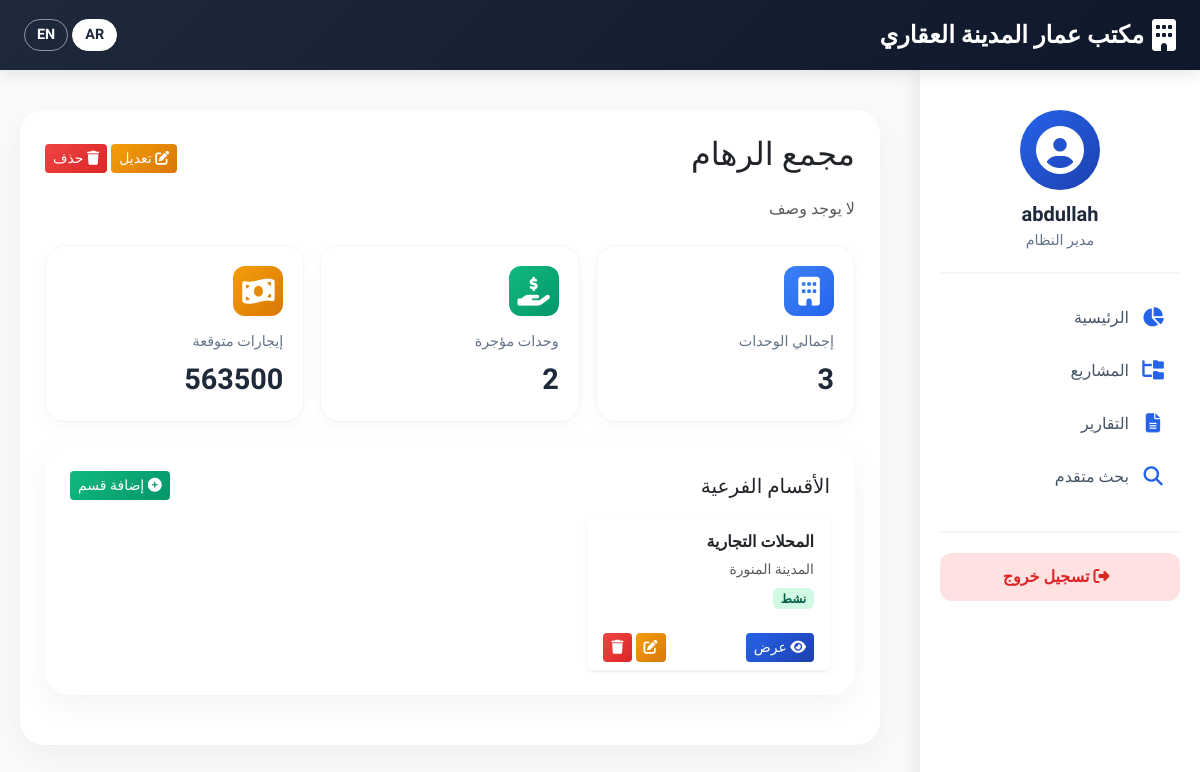
/category/3/ (signed in), run on an earlier commit of the app's database.
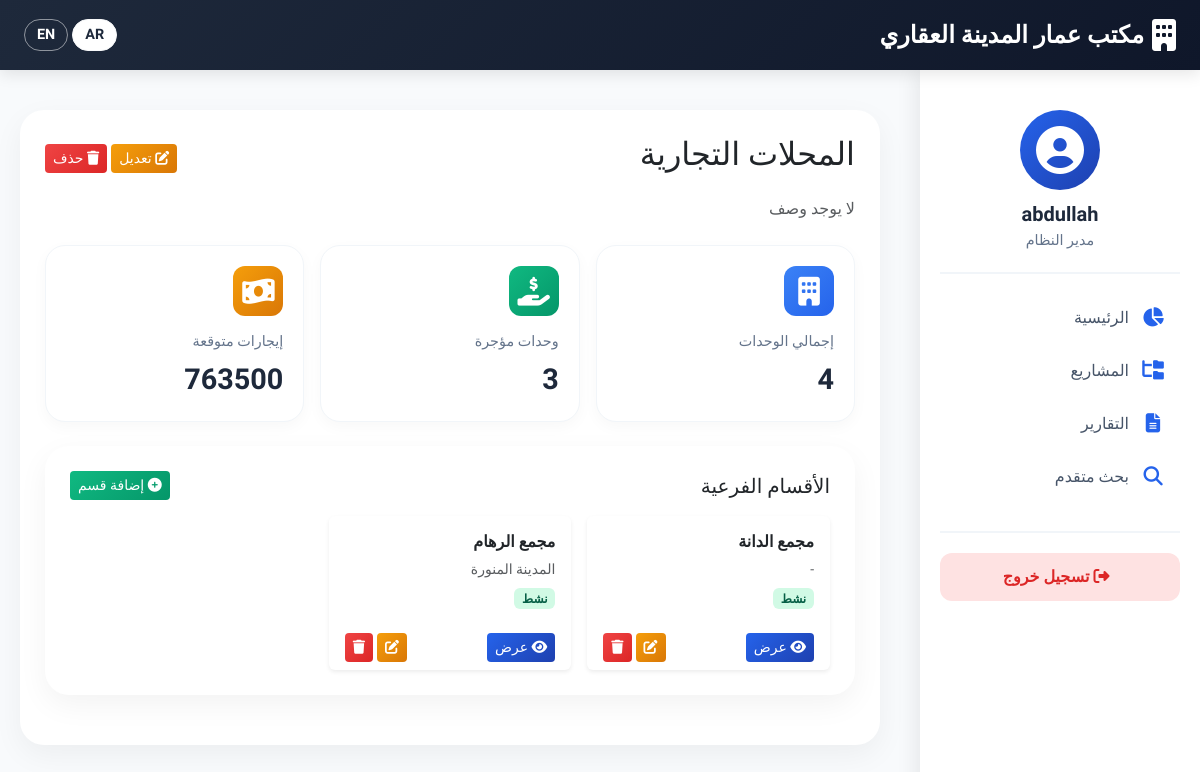
And on a later commit of the database.
### rentals/models.py (models this page shows, shortened)
class MainCategory(models.Model):
    name = models.CharField(max_length=100, unique=True, verbose_name="اسم الفئة الرئيسية")
    description = models.TextField(blank=True, verbose_name="وصف")
    created_at = models.DateTimeField(auto_now_add=True)
    class Meta:
        verbose_name = "فئة رئيسية"
        verbose_name_plural = "الفئات الرئيسية"
        ordering = ['name']

class SubCategory(models.Model):
    main_category = models.ForeignKey(MainCategory, on_delete=models.CASCADE, related_name='subcategories', verbose_name="الفئة الرئيسية")
    name = models.CharField(max_length=200, verbose_name="اسم القسم الداخلي")
    location = models.CharField(max_length=300, verbose_name="الموقع", blank=True)
    description = models.TextField(blank=True, verbose_name="وصف")
    is_active = models.BooleanField(default=True, verbose_name="نشط؟")
    created_at = models.DateTimeField(auto_now_add=True)
    class Meta:
        verbose_name = "قسم داخلي"
        verbose_name_plural = "الأقسام الداخلية"
        ordering = ['main_category', 'name']

### rentals/views.py (the view)
# urls.py: path('category/<int:pk>/', views.main_category_detail, name='main_category_detail'),
@login_required
def main_category_detail(request, pk):
    category = get_object_or_404(MainCategory, pk=pk)
    subcategories = category.subcategories.all()
    units_count = Unit.objects.filter(sub_category__main_category=category).count()
    rented_count = Unit.objects.filter(sub_category__main_category=category, is_rented=True).count()
    contracts = Contract.objects.filter(
        unit__sub_category__main_category=category,
        is_active=True
    )
    total_expected = sum(c.total_expected for c in contracts)
    context = {
        'category': category,
        'subcategories': subcategories,
        'units_count': units_count,
        'rented_count': rented_count,
        'total_expected': total_expected,
    }
    return render(request, 'rentals/main_category_detail.html', context)

### rentals/models.py (called while the page is built)
    @property
    def monthly_rent(self):
        if self.rent_type == 'yearly':
            return self.rent_amount / 12
        return self.rent_amount

    @property
    def tax_amount_monthly(self):
        if self.has_tax:
            return self.monthly_rent * (self.tax_rate / 100)
        return 0

    @property
    def total_monthly_with_tax(self):
        return self.monthly_rent + self.tax_amount_monthly

    @property
    def duration_months(self):
        return self.lease_duration_months

    @property
    def total_expected(self):
        return self.total_monthly_with_tax * self.duration_months

### rentals/templates/rentals/main_category_detail.html (shortened to what this page needs)
{% extends 'rentals/base.html' %}
{% load i18n %}
{% block content %}
<div class="container-fluid px-0">
    <div class="d-flex justify-content-between align-items-center mb-3">
        <h2>{{ category.name }}</h2>
        <div>
            <a href="{% url 'edit_main_category' category.id %}" class="btn btn-warning-custom btn-sm">
                <i class="fas fa-edit"></i> تعديل
            </a>
            <a href="{% url 'delete_main_category' category.id %}" class="btn btn-danger-custom btn-sm">
                <i class="fas fa-trash"></i> حذف
            </a>
        </div>
    </div>
    <p class="text-muted mb-4">{{ category.description|default:"لا يوجد وصف" }}</p>
    <div class="row g-3 mb-4">
        <div class="col-md-4">
            <div class="stat-card">
                <div class="stat-icon" style="background: linear-gradient(135deg, #3b82f6, #2563eb);">
                    <i class="fas fa-building"></i>
                </div>
                <div class="stat-label">إجمالي الوحدات</div>
                <div class="stat-value">{{ units_count }}</div>
            </div>
        </div>
        <div class="col-md-4">
            <div class="stat-card">
                <div class="stat-icon" style="background: linear-gradient(135deg, #10b981, #059669);">
                    <i class="fas fa-hand-holding-usd"></i>
                </div>
                <div class="stat-label">وحدات مؤجرة</div>
                <div class="stat-value">{{ rented_count }}</div>
            </div>
        </div>
        <div class="col-md-4">
            <div class="stat-card">
                <div class="stat-icon" style="background: linear-gradient(135deg, #f59e0b, #d97706);">
                    <i class="fas fa-money-bill-wave"></i>
                </div>
                <div class="stat-label">إيجارات متوقعة</div>
                <div class="stat-value">{{ total_expected|floatformat:0 }}</div>
            </div>
        </div>
    </div>
    <div class="content-card">
        <div class="d-flex justify-content-between align-items-center mb-3">
            <h5 class="mb-0">الأقسام الفرعية</h5>
            <a href="{% url 'add_sub_category' category.id %}" class="btn btn-success-custom btn-sm">
                <i class="fas fa-plus-circle"></i> إضافة قسم
            </a>
        </div>
        <div class="row g-3">
            {% for sub in subcategories %}
            <div class="col-md-4">
                <div class="card h-100 border-0 shadow-sm">
                    <div class="card-body">
                        <h6 class="fw-bold">{{ sub.name }}</h6>
                        <p class="small text-muted mb-2">{{ sub.location|default:"-" }}</p>
                        <div class="d-flex justify-content-between align-items-center">
                            <span class="badge {% if sub.is_active %}badge-success-custom{% else %}badge-secondary-custom{% endif %}">
                                {{ sub.is_active|yesno:"نشط,غير نشط" }}
                            </span>
                        </div>
                    </div>
                    <div class="card-footer bg-transparent border-0 d-flex justify-content-between">
                        <a href="{% url 'subcategory_detail' sub.id %}" class="btn btn-primary-custom btn-sm">
                            <i class="fas fa-eye"></i> عرض
                        </a>
                        <div>
                            <a href="{% url 'edit_sub_category' sub.id %}" class="btn btn-warning-custom btn-sm">
                                <i class="fas fa-edit"></i>
                            </a>
                            <a href="{% url 'delete_sub_category' sub.id %}" class="btn btn-danger-custom btn-sm">
                                <i class="fas fa-trash"></i>
                            </a>
                        </div>
                    </div>
                </div>
            </div>
            {% empty %}
            <div class="col-12">
                <p class="text-center text-muted py-4">لا توجد أقسام فرعية بعد</p>
            </div>
            {% endfor %}
        </div>
    </div>
</div>
{% endblock %}

### rentals/templates/rentals/base.html (shortened to what this page needs)
<!DOCTYPE html>
{% load static i18n %}
<html lang="ar" dir="rtl">
<head>
    <link rel="stylesheet" href="https://cdn.jsdelivr.net/npm/bootstrap@5.3.2/dist/css/bootstrap.rtl.min.css">
    <link rel="stylesheet" href="https://cdnjs.cloudflare.com/ajax/libs/font-awesome/6.5.1/css/all.min.css">
</head>
<body>
    <nav class="navbar navbar-custom">
        <div class="container-fluid px-4">
            <a class="navbar-brand" href="{% url 'home' %}">
                <i class="fas fa-building"></i>
                مكتب عمار المدينة العقاري
            </a>
            <div class="language-switcher">
                <form action="{% url 'set_language' %}" method="post" class="d-inline">
                    <button type="submit" name="language" value="ar" class="btn btn-sm btn-light">AR</button>
                    <button type="submit" name="language" value="en" class="btn btn-sm btn-outline-light">EN</button>
                </form>
            </div>
        </div>
    </nav>
    <div class="sidebar" id="sidebar">
        <div class="user-info">
            <div class="avatar">
                <i class="fas fa-user-circle"></i>
            </div>
            <h5>{{ user.get_username|default:"زائر" }}</h5>
            <p>{% if user.is_superuser %}مدير النظام{% else %}مستخدم{% endif %}</p>
        </div>
        <ul class="sidebar-menu">
            <li>
                <a href="{% url 'home' %}" {% if request.path == '/' %}class="active"{% endif %}>
                    <i class="fas fa-chart-pie"></i> الرئيسية
                </a>
            </li>
            <li>
                <a href="{% url 'main_categories' %}" {% if '/categories/' in request.path %}class="active"{% endif %}>
                    <i class="fas fa-folder-tree"></i> المشاريع
                </a>
            </li>
            <li>
                <a href="{% url 'reports_dashboard' %}" {% if '/reports/' in request.path %}class="active"{% endif %}>
                    <i class="fas fa-file-alt"></i> التقارير
                </a>
            </li>
            <li>
                <a href="{% url 'advanced_search' %}" {% if '/search/' in request.path %}class="active"{% endif %}>
                    <i class="fas fa-search"></i> بحث متقدم
                </a>
            </li>
        </ul>
        <div class="sidebar-footer">
            {% if user.is_authenticated %}
            <a href="{% url 'logout' %}" class="logout-btn">
                <i class="fas fa-sign-out-alt ms-2"></i> تسجيل خروج
            </a>
            {% else %}
            <a href="{% url 'login' %}" class="btn btn-primary-custom w-100 py-2">
                <i class="fas fa-sign-in-alt ms-2"></i> دخول
            </a>
            {% endif %}
        </div>
    </div>
    <div class="main-content" id="mainContent">
        <div class="content-card">
            {% block content %}{% endblock %}
        </div>
    </div>
</body>
</html>

### rentals/templates/rentals/base.html (style rules this page uses)
* { font-family: 'Cairo', sans-serif; }
body { background-color: #f8fafc; margin: 0; padding: 0; }
.navbar-custom { background: linear-gradient(135deg, #1e293b, #0f172a); box-shadow: 0 4px 15px rgba(0,0,0,0.1); padding: 12px 0; position: fixed; top: 0; left: 0; right: 0; z-index: 1030; height: 70px; }
.navbar-custom .navbar-brand { color: white; font-weight: 700; font-size: 1.5rem; display: flex; align-items: center; gap: 8px; }
.navbar-custom .navbar-brand i { font-size: 2rem; }
.language-switcher .btn { border-radius: 20px; padding: 4px 12px; font-size: 0.9rem; font-weight: 600; }
.language-switcher .btn-light { background: white; color: #1e293b; }
.language-switcher .btn-outline-light { border-color: rgba(255,255,255,0.5); color: white; }
.sidebar { position: fixed; top: 70px; right: 0; bottom: 0; width: 280px; background: white; box-shadow: -4px 0 20px rgba(0,0,0,0.08); padding: 20px; overflow-y: auto; transition: 0.3s; z-index: 1020; }
.sidebar .user-info { text-align: center; padding: 20px 0; border-bottom: 2px solid #f1f5f9; margin-bottom: 20px; }
.sidebar .user-info .avatar { width: 80px; height: 80px; background: linear-gradient(135deg, #2563eb, #1e40af); border-radius: 50%; display: flex; align-items: center; justify-content: center; margin: 0 auto 12px; }
.sidebar .user-info .avatar i { font-size: 3rem; color: white; }
.sidebar .user-info h5 { color: #1e293b; font-weight: 700; margin-bottom: 4px; }
.sidebar .user-info p { color: #64748b; font-size: 0.9rem; margin: 0; }
.sidebar-menu { list-style: none; padding: 0; margin: 0; }
.sidebar-menu li { margin-bottom: 5px; }
.sidebar-menu a { display: flex; align-items: center; padding: 12px 15px; color: #475569; text-decoration: none; border-radius: 12px; transition: 0.2s; font-weight: 500; }
.sidebar-menu a i { margin-left: 12px; width: 24px; text-align: center; color: #2563eb; font-size: 1.2rem; }
.sidebar-footer { margin-top: 30px; padding-top: 20px; border-top: 2px solid #f1f5f9; }
.logout-btn { display: block; padding: 12px; background: #fee2e2; color: #dc2626; text-align: center; text-decoration: none; border-radius: 12px; font-weight: 600; transition: 0.2s; }
.main-content { margin-right: 300px; margin-top: 90px; padding: 20px; min-height: 100vh; transition: margin-right 0.3s; }
.content-card { background: white; border-radius: 24px; box-shadow: 0 10px 30px rgba(0,0,0,0.05); padding: 25px; margin-bottom: 25px; }
.stat-card { background: white; border-radius: 20px; padding: 20px; box-shadow: 0 5px 15px rgba(0,0,0,0.03); border: 1px solid #f1f5f9; transition: 0.2s; }
.stat-icon { width: 50px; height: 50px; background: linear-gradient(135deg, #2563eb, #1e40af); border-radius: 12px; display: flex; align-items: center; justify-content: center; margin-bottom: 15px; }
.stat-icon i { font-size: 1.8rem; color: white; }
.stat-label { color: #64748b; font-size: 0.9rem; font-weight: 500; margin-bottom: 5px; }
.stat-value { color: #1e293b; font-size: 1.8rem; font-weight: 700; }
.btn-primary-custom { background: linear-gradient(135deg, #2563eb, #1e40af); color: white; border: none; }
.btn-success-custom { background: linear-gradient(135deg, #10b981, #059669); color: white; border: none; }
.btn-warning-custom { background: linear-gradient(135deg, #f59e0b, #d97706); color: white; border: none; }
.btn-danger-custom { background: linear-gradient(135deg, #ef4444, #dc2626); color: white; border: none; }
.badge-success-custom { background: #d1fae5; color: #065f46; }

What changed in the data, as far as the page shows it:
changed MainCategory "لا يوجد وصف": name "مجمع الرهام" → "المحلات التجارية"
added SubCategory: name "مجمع الدانة", location "-", is_active "نشط"
changed SubCategory "المدينة المنورة": name "المحلات التجارية" → "مجمع الرهام"
Also different on the page:
{{ units_count }}: "3" → "4"
{{ rented_count }}: "2" → "3"
{{ total_expected|floatformat:0 }}: "563500" → "763500"
